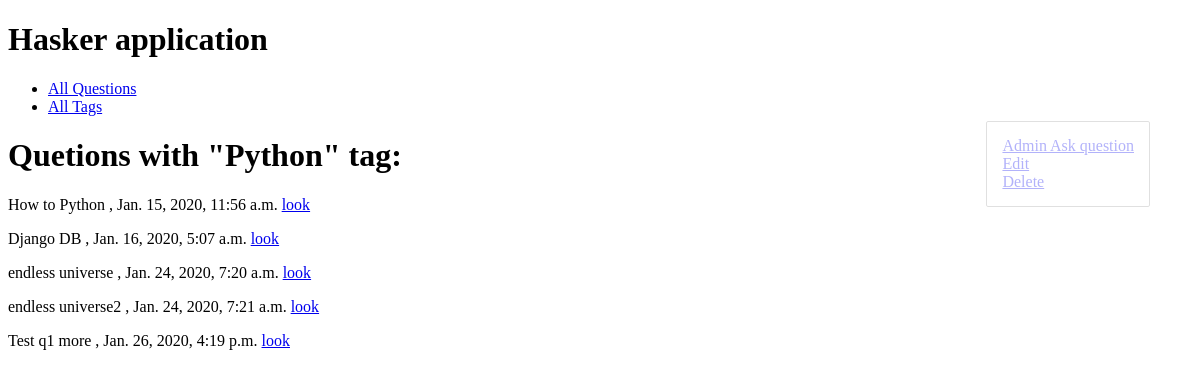
/tag/python/ (signed in), run on the app's committed database.
### hasker/models.py (models this page shows, shortened)
class Tag(models.Model):
    title = models.CharField(max_length=50)
    slug = models.SlugField(max_length=50, unique=True)
    def get_update_url(self):
        return reverse('tag_update_url', kwargs={'slug': self.slug})
    def get_delete_url(self):
        return reverse('tag_delete_url', kwargs={'slug': self.slug})

class Question(models.Model):
    author = models.ForeignKey(User, on_delete=models.CASCADE)
    title = models.CharField(max_length=150, db_index=True)
    slug = models.SlugField(max_length=150, blank=True, unique=True)
    content = models.TextField(blank=False, db_index=True)
    tags = models.ManyToManyField('Tag', blank=True, related_name='questions')
    date_create = models.DateTimeField(auto_now_add=True)
    def get_absolute_url(self):
        return reverse('question_detail_url', kwargs={'slug': self.slug})

### hasker/views.py (the view)
# urls.py: path('tag/<str:slug>/', TagDetail.as_view(), name='tag_detail_url'),
class TagDetail(LoginRequiredMixin, ObjectDetailMixin, View):
    model = Tag
    redirect_url = 'accounts:login'
    template = 'hasker/tag_detail.html'

### hasker/utils.py (called while the page is built)
    def get(self, request, slug):
        obj = get_object_or_404(self.model, slug__iexact=slug)
        return render(request, self.template, context={self.model.__name__.lower(): obj, 'admin_object': obj, 'detail': True})

### hasker/templates/hasker/tag_detail.html (shortened to what this page needs)
{% extends 'hasker/base_hasker.html' %}
{% block content %}
    <h1>
        Quetions with "{{ tag.title| title }}" tag:
    </h1>
    <p>
       {% for question in tag.questions.all %}
        <p>
            {{ question.title }} , {{ question.date_create }} <a href="{{ question.get_absolute_url }}" class="but1">look</a>
        </p>
       {% endfor %}
    </p>
{% endblock %}

### data on the page
Tag: title "Python"
Question: title "How to Python", date_create "Jan. 15, 2020, 11:56 a.m."
Question: title "Django DB", date_create "Jan. 16, 2020, 5:07 a.m."
Question: title "endless universe", date_create "Jan. 24, 2020, 7:20 a.m."
Question: title "endless universe2", date_create "Jan. 24, 2020, 7:21 a.m."
Question: title "Test q1 more", date_create "Jan. 26, 2020, 4:19 p.m."
